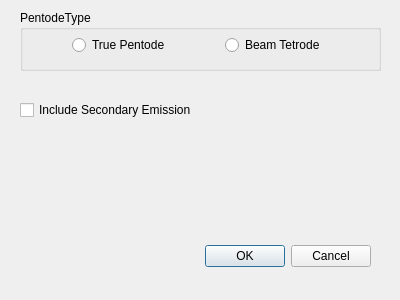
<?xml version="1.0" encoding="UTF-8"?>
<ui version="4.0">
 <class>PentodeFitDialog</class>
 <widget class="QDialog" name="PentodeFitDialog">
  <property name="geometry">
   <rect>
    <x>0</x>
    <y>0</y>
    <width>400</width>
    <height>300</height>
   </rect>
  </property>
  <property name="windowTitle">
   <string>Dialog</string>
  </property>
  <widget class="QDialogButtonBox" name="buttonBox">
   <property name="geometry">
    <rect>
     <x>30</x>
     <y>240</y>
     <width>341</width>
     <height>32</height>
    </rect>
   </property>
   <property name="orientation">
    <enum>Qt::Horizontal</enum>
   </property>
   <property name="standardButtons">
    <set>QDialogButtonBox::Cancel|QDialogButtonBox::Ok</set>
   </property>
  </widget>
  <widget class="QGroupBox" name="groupBox">
   <property name="geometry">
    <rect>
     <x>20</x>
     <y>10</y>
     <width>361</width>
     <height>61</height>
    </rect>
   </property>
   <property name="title">
    <string>PentodeType</string>
   </property>
   <widget class="QWidget" name="layoutWidget">
    <property name="geometry">
     <rect>
      <x>3</x>
      <y>10</y>
      <width>351</width>
      <height>51</height>
     </rect>
    </property>
    <layout class="QVBoxLayout" name="verticalLayout">
     <item>
      <spacer name="verticalSpacer">
       <property name="orientation">
        <enum>Qt::Vertical</enum>
       </property>
       <property name="sizeHint" stdset="0">
        <size>
         <width>20</width>
         <height>40</height>
        </size>
       </property>
      </spacer>
     </item>
     <item>
      <layout class="QHBoxLayout" name="horizontalLayout">
       <item>
        <spacer name="horizontalSpacer_2">
         <property name="orientation">
          <enum>Qt::Horizontal</enum>
         </property>
         <property name="sizeHint" stdset="0">
          <size>
           <width>40</width>
           <height>20</height>
          </size>
         </property>
        </spacer>
       </item>
       <item>
        <widget class="QRadioButton" name="radioTruePentode">
         <property name="text">
          <string>True Pentode</string>
         </property>
        </widget>
       </item>
       <item>
        <spacer name="horizontalSpacer">
         <property name="orientation">
          <enum>Qt::Horizontal</enum>
         </property>
         <property name="sizeHint" stdset="0">
          <size>
           <width>40</width>
           <height>20</height>
          </size>
         </property>
        </spacer>
       </item>
       <item>
        <widget class="QRadioButton" name="radioBeamTetrode">
         <property name="text">
          <string>Beam Tetrode</string>
         </property>
        </widget>
       </item>
       <item>
        <spacer name="horizontalSpacer_3">
         <property name="orientation">
          <enum>Qt::Horizontal</enum>
         </property>
         <property name="sizeHint" stdset="0">
          <size>
           <width>40</width>
           <height>20</height>
          </size>
         </property>
        </spacer>
       </item>
      </layout>
     </item>
     <item>
      <spacer name="verticalSpacer_2">
       <property name="orientation">
        <enum>Qt::Vertical</enum>
       </property>
       <property name="sizeHint" stdset="0">
        <size>
         <width>20</width>
         <height>40</height>
        </size>
       </property>
      </spacer>
     </item>
    </layout>
   </widget>
  </widget>
  <widget class="QCheckBox" name="checkSecondary">
   <property name="geometry">
    <rect>
     <x>20</x>
     <y>100</y>
     <width>191</width>
     <height>20</height>
    </rect>
   </property>
   <property name="text">
    <string>Include Secondary Emission</string>
   </property>
  </widget>
 </widget>
 <resources/>
 <connections>
  <connection>
   <sender>buttonBox</sender>
   <signal>accepted()</signal>
   <receiver>PentodeFitDialog</receiver>
   <slot>accept()</slot>
   <hints>
    <hint type="sourcelabel">
     <x>248</x>
     <y>254</y>
    </hint>
    <hint type="destinationlabel">
     <x>157</x>
     <y>274</y>
    </hint>
   </hints>
  </connection>
  <connection>
   <sender>buttonBox</sender>
   <signal>rejected()</signal>
   <receiver>PentodeFitDialog</receiver>
   <slot>reject()</slot>
   <hints>
    <hint type="sourcelabel">
     <x>316</x>
     <y>260</y>
    </hint>
    <hint type="destinationlabel">
     <x>286</x>
     <y>274</y>
    </hint>
   </hints>
  </connection>
 </connections>
</ui>
